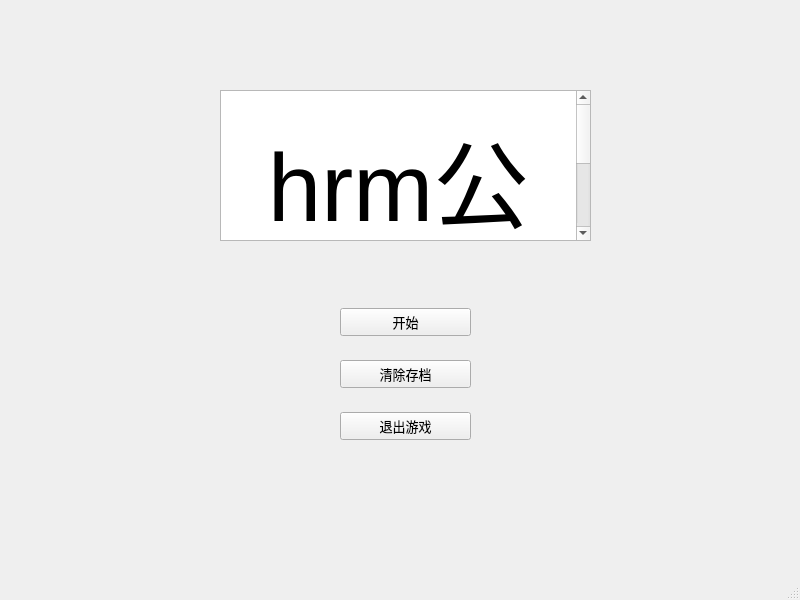
<?xml version="1.0" encoding="UTF-8"?>
<ui version="4.0">
 <class>MainWindow</class>
 <widget class="QMainWindow" name="MainWindow">
  <property name="geometry">
   <rect>
    <x>0</x>
    <y>0</y>
    <width>800</width>
    <height>600</height>
   </rect>
  </property>
  <property name="windowTitle">
   <string>MainWindow</string>
  </property>
  <widget class="QWidget" name="centralwidget">
   <widget class="QWidget" name="layoutWidget">
    <property name="geometry">
     <rect>
      <x>340</x>
      <y>290</y>
      <width>131</width>
      <height>171</height>
     </rect>
    </property>
    <layout class="QVBoxLayout" name="verticalLayout">
     <item>
      <widget class="QPushButton" name="startButton">
       <property name="font">
        <font>
         <family>Arial</family>
         <pointsize>10</pointsize>
        </font>
       </property>
       <property name="text">
        <string>开始</string>
       </property>
      </widget>
     </item>
     <item>
      <widget class="QPushButton" name="restartButton">
       <property name="font">
        <font>
         <family>Arial</family>
         <pointsize>10</pointsize>
        </font>
       </property>
       <property name="text">
        <string>清除存档</string>
       </property>
      </widget>
     </item>
     <item>
      <widget class="QPushButton" name="exitButton">
       <property name="font">
        <font>
         <family>Arial</family>
         <pointsize>10</pointsize>
        </font>
       </property>
       <property name="text">
        <string>退出游戏</string>
       </property>
      </widget>
     </item>
    </layout>
   </widget>
   <widget class="QTextBrowser" name="textBrowser">
    <property name="geometry">
     <rect>
      <x>220</x>
      <y>90</y>
      <width>371</width>
      <height>151</height>
     </rect>
    </property>
    <property name="html">
     <string>&lt;!DOCTYPE HTML PUBLIC &quot;-//W3C//DTD HTML 4.0//EN&quot; &quot;http://www.w3.org/TR/REC-html40/strict.dtd&quot;&gt;
&lt;html&gt;&lt;head&gt;&lt;meta name=&quot;qrichtext&quot; content=&quot;1&quot; /&gt;&lt;style type=&quot;text/css&quot;&gt;
p, li { white-space: pre-wrap; }
&lt;/style&gt;&lt;/head&gt;&lt;body style=&quot; font-family:'SimSun'; font-size:15.75pt; font-weight:400; font-style:normal;&quot;&gt;
&lt;p align=&quot;center&quot; style=&quot;-qt-paragraph-type:empty; margin-top:0px; margin-bottom:0px; margin-left:0px; margin-right:0px; -qt-block-indent:0; text-indent:0px; font-size:9pt;&quot;&gt;&lt;br /&gt;&lt;/p&gt;
&lt;p align=&quot;center&quot; style=&quot; margin-top:0px; margin-bottom:0px; margin-left:0px; margin-right:0px; -qt-block-indent:0; text-indent:0px;&quot;&gt;&lt;span style=&quot; font-size:72pt;&quot;&gt;hrm公司&lt;/span&gt;&lt;/p&gt;&lt;/body&gt;&lt;/html&gt;</string>
    </property>
   </widget>
  </widget>
  <widget class="QMenuBar" name="menubar">
   <property name="geometry">
    <rect>
     <x>0</x>
     <y>0</y>
     <width>800</width>
     <height>23</height>
    </rect>
   </property>
  </widget>
  <widget class="QStatusBar" name="statusbar"/>
  <action name="level_1">
   <property name="text">
    <string>关卡1</string>
   </property>
  </action>
  <action name="level_2">
   <property name="text">
    <string>关卡2</string>
   </property>
  </action>
  <action name="level_3">
   <property name="text">
    <string>关卡3</string>
   </property>
  </action>
 </widget>
 <resources/>
 <connections/>
</ui>
